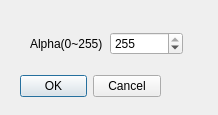
<?xml version="1.0" encoding="UTF-8"?>
<ui version="4.0">
 <class>ZAlphaDialog</class>
 <widget class="QDialog" name="ZAlphaDialog">
  <property name="geometry">
   <rect>
    <x>0</x>
    <y>0</y>
    <width>218</width>
    <height>115</height>
   </rect>
  </property>
  <property name="windowTitle">
   <string>Change Alpha</string>
  </property>
  <widget class="QDialogButtonBox" name="buttonBox">
   <property name="geometry">
    <rect>
     <x>20</x>
     <y>70</y>
     <width>141</width>
     <height>32</height>
    </rect>
   </property>
   <property name="orientation">
    <enum>Qt::Horizontal</enum>
   </property>
   <property name="standardButtons">
    <set>QDialogButtonBox::Cancel|QDialogButtonBox::Ok</set>
   </property>
  </widget>
  <widget class="QWidget" name="layoutWidget">
   <property name="geometry">
    <rect>
     <x>30</x>
     <y>30</y>
     <width>153</width>
     <height>27</height>
    </rect>
   </property>
   <layout class="QHBoxLayout" name="horizontalLayout">
    <item>
     <widget class="QLabel" name="label">
      <property name="text">
       <string>Alpha(0~255)</string>
      </property>
     </widget>
    </item>
    <item>
     <widget class="QSpinBox" name="alphaSpinBox">
      <property name="maximum">
       <number>255</number>
      </property>
      <property name="value">
       <number>255</number>
      </property>
     </widget>
    </item>
   </layout>
  </widget>
 </widget>
 <resources/>
 <connections>
  <connection>
   <sender>buttonBox</sender>
   <signal>accepted()</signal>
   <receiver>ZAlphaDialog</receiver>
   <slot>accept()</slot>
   <hints>
    <hint type="sourcelabel">
     <x>248</x>
     <y>254</y>
    </hint>
    <hint type="destinationlabel">
     <x>157</x>
     <y>274</y>
    </hint>
   </hints>
  </connection>
  <connection>
   <sender>buttonBox</sender>
   <signal>rejected()</signal>
   <receiver>ZAlphaDialog</receiver>
   <slot>reject()</slot>
   <hints>
    <hint type="sourcelabel">
     <x>316</x>
     <y>260</y>
    </hint>
    <hint type="destinationlabel">
     <x>286</x>
     <y>274</y>
    </hint>
   </hints>
  </connection>
 </connections>
</ui>
